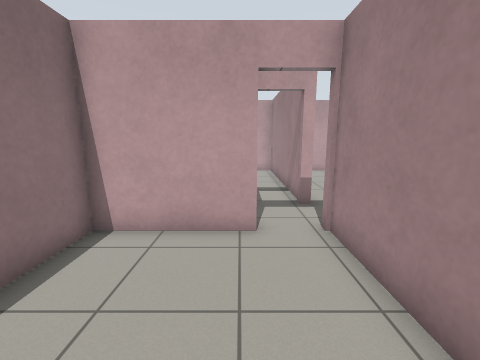
View 1 (above)

15 first-person views from a walk through a world built for the Gazebo simulator. The camera is 1.2 m above the floor, tilts 10° down and sees 90° across. The floor is counted in squares, 0.5 m on a side. Each view is taken from the middle of a square. On the plan, view 1 faces up. The plan holds only what a view shows up to about 16 squares ahead; the rest is blank.

View 2
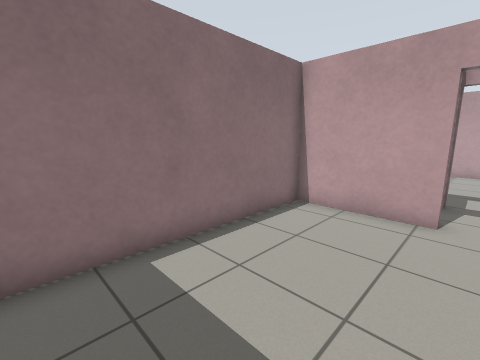

View 3
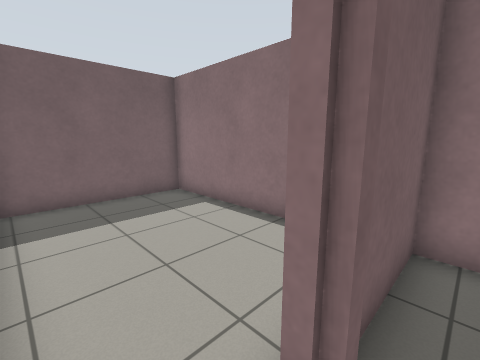

View 4
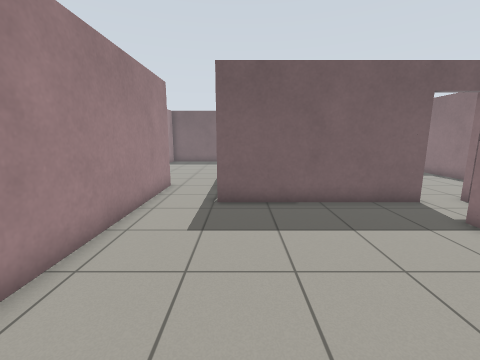

View 5
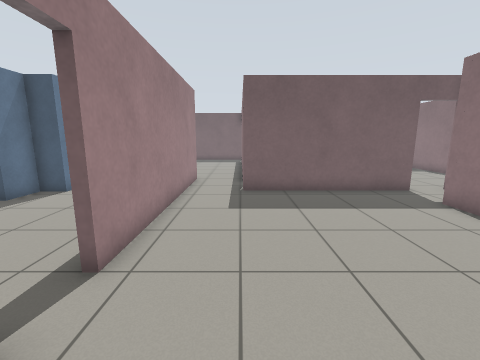

View 6
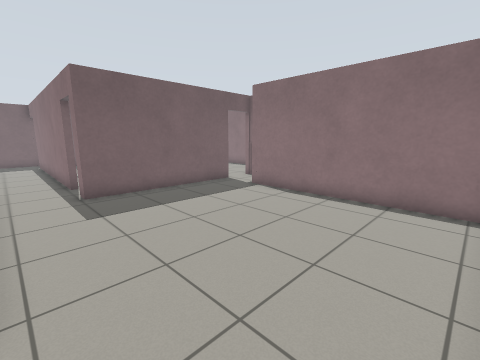

View 7
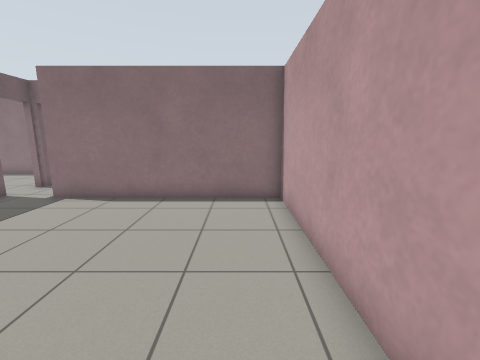

View 8
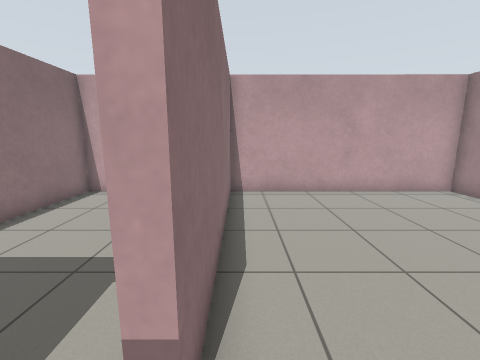

View 9
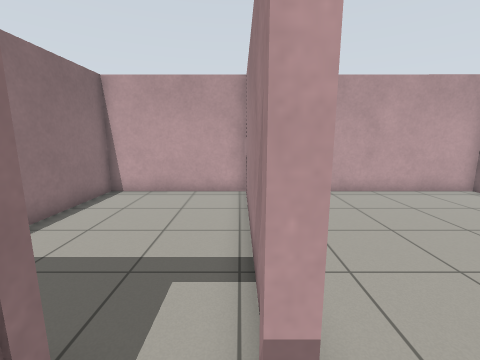

View 10
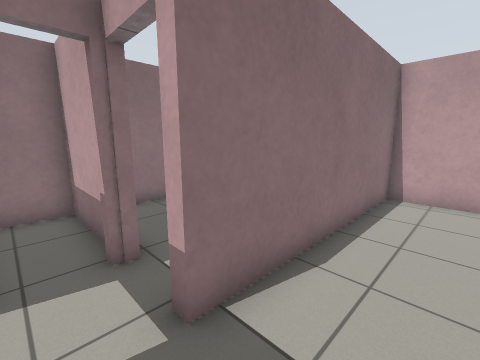

View 11
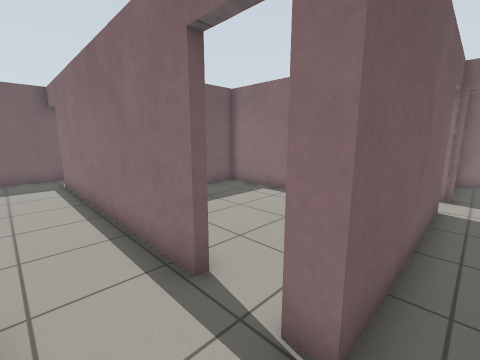

View 12
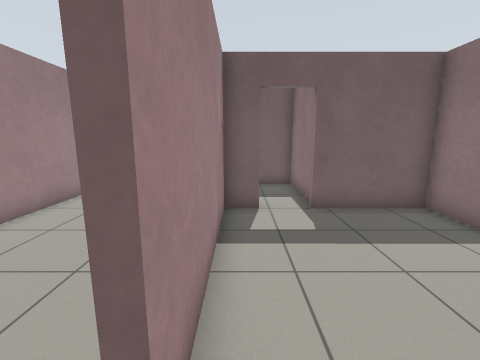

View 13
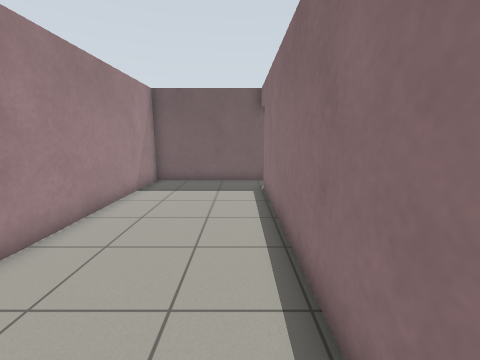

View 14
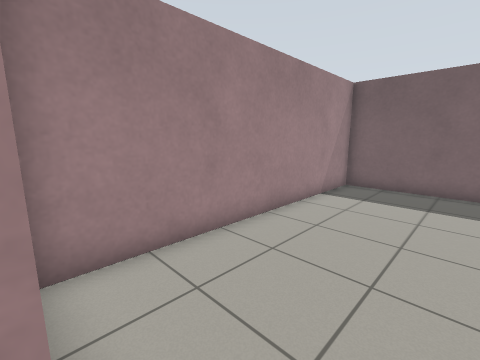

View 15
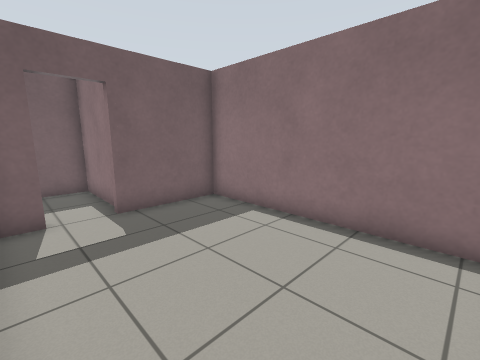

### Floor plan
Points are (right, up) in squares from view 1. A wall is a line through its corners. A room is listed if a view was taken in it or the views show most of it. See-through windows are left out.
Room 1 (views 1, 2)
walls: (2.4, 1.9) (2.4, 6.2); (0.3, 5.9) (-3.8, 5.9) (-3.9, -2.9) (2.2, -3)
ways out: open door at (1.5, 6) to room 2
Room 2 (views 3, 4, 5, 6, 7, 8, 9, 10, 11, 13, 14)
walls: (12.5, 16.4) (12.5, 17.6) (2.6, 17.6) (2.6, 8.5) (2.2, 8.5); (2.4, 6.2) (9.8, 6.2) (9.8, 5.5); (9.8, 3.8) (9.8, 2.5); (0.3, 8.9) (0.3, 8.1); (12.5, 2.9) (12.5, 13.1)
ways out: open door at (1.5, 6) to room 1; open door at (10, 4.5) to room 3; open door at (1.5, 9) to room 4; open door at (0, 7.5) to room 5; opening at (11.5, 2); open door at (13, 13.5)
Room 3 (views 12, 15)
walls: (2.6, 5.3) (2.6, -3) (6.5, -3); (8.2, -3) (9.5, -3) (9.5, 3.8)
ways out: open door at (10, 4.5) to room 2; open door at (7.5, -3)
Room 4 (no view inside)
walls: (-3.8, 11.6) (-3.8, 10.3); (2.4, 8.5) (2.4, 17.6) (-3.8, 17.6) (-3.8, 13.3)
ways out: open door at (1.5, 9) to room 2
Room 5 (no view inside)
walls: (-0.8, 8.5) (-3.8, 8.5) (-3.8, 6.2) (-0.8, 6.2)
ways out: open door at (0, 7.5) to room 2

Positions as (right, up) in squares from view 1, and headings:
1: (0, 0), facing up
2: (1, -2), facing up-left
3: (2, 7), facing down-left
4: (9, 15), facing down
5: (10, 17), facing down
6: (12, 17), facing down-left
7: (12, 16), facing left
8: (3, 7), facing up
9: (2, 7), facing up
10: (5, 7), facing up-left
11: (12, 7), facing down-left
12: (9, 5), facing down
13: (11, 4), facing down
14: (11, 3), facing down-right
15: (9, 5), facing down-left
